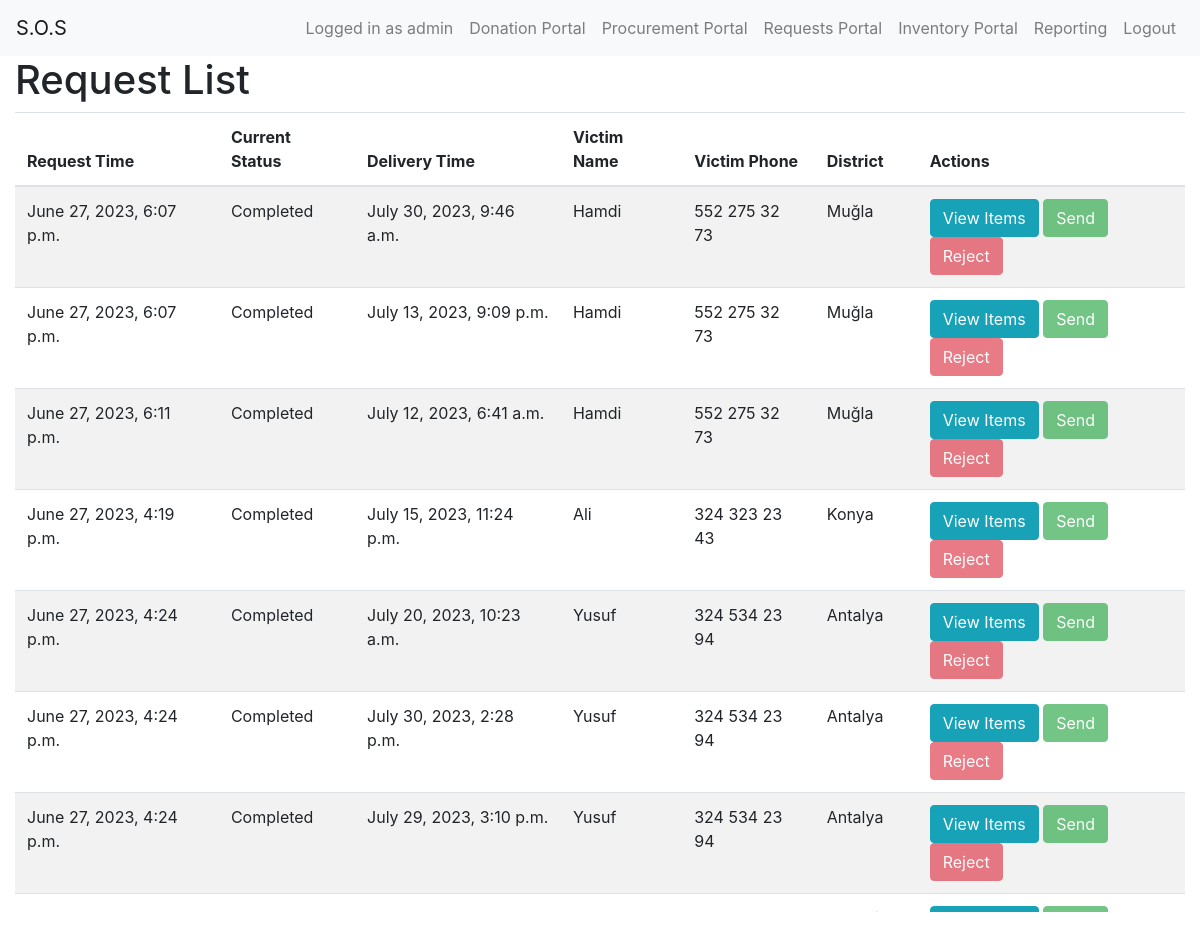
The page /request_admin/ (signed in) on the database its author committed.
### myapp/models.py (models this page shows, shortened)
class Request(models.Model):
    RequestTime = models.DateTimeField()
    CurrentStatus = models.CharField(max_length=45)
    DeliveryTime = models.DateTimeField(null=True)
    Victim_RequesterID = models.ForeignKey(Victim, on_delete=models.CASCADE)

class Victim(models.Model):
    Name = models.CharField(max_length=225)
    Surname = models.CharField(max_length=225)
    Address = models.CharField(max_length=225)
    PhoneNumber = models.CharField(max_length=45)
    District_DistrictID = models.ForeignKey(District, on_delete=models.CASCADE)

class District(models.Model):
    DistrictName = models.CharField(max_length=45)
    Coordination = models.CharField(max_length=45)
    Population = models.IntegerField()

### myapp/views.py (the view)
# urls.py: path('request_admin/', views.request_admin, name='request_admin'),
def request_admin(request):
    requests = Request.objects.all()
    return render(request, 'request_admin.html', {'requests': requests})

### myapp/templates/request_admin.html (shortened to what this page needs)
<!DOCTYPE html>
<html>
<head>
  <link rel="stylesheet" href="https://stackpath.bootstrapcdn.com/bootstrap/4.3.1/css/bootstrap.min.css">
</head>
<body>
  {% include 'navbar.html' %}
  <div class="container">
    <h1>Request List</h1>
    <div class="scrollable-table">
      <table class="table table-striped">
        <thead>
          <tr>
            <th>Request Time</th>
            <th>Current Status</th>
            <th>Delivery Time</th>
            <th>Victim Name</th>
            <th>Victim Phone</th>
            <th>District</th>
            <th>Actions</th>
          </tr>
        </thead>
        <tbody>
          {% for request in requests %}
            <tr data-request-id="{{ request.id }}">
              <td>{{ request.RequestTime }}</td>
              <td>{{ request.CurrentStatus }}</td>
              <td>{{ request.DeliveryTime }}</td>
              <td>{{ request.Victim_RequesterID.Name }}</td>
              <td>{{ request.Victim_RequesterID.PhoneNumber }}</td>
              <td>{{ request.Victim_RequesterID.District_DistrictID.DistrictName }}</td>
              <td>
                <button class="btn btn-info" onclick="showRequestDetails('{{ request.id }}')">View Items</button>
                  <button class="btn btn-success send-btn" onclick="sendRequest('{{ request.id }}')">Send</button>
                <button class="btn btn-danger delete-btn" onclick="deleteRequest({{ request.pk }})">Reject</button>
              </td>
            </tr>
          {% endfor %}
        </tbody>
      </table>
    </div>
  </div>
</body>
</html>

### myapp/templates/navbar.html (shortened to what this page needs)
<nav class="navbar navbar-expand-lg navbar-light bg-light">
  <a class="navbar-brand" href="{% url 'main' %}">S.O.S</a>
  <div class="collapse navbar-collapse" id="navbarNav">
    <ul class="navbar-nav ml-auto">
      {% if user.is_authenticated %}
        <li class="nav-item">
                    <span class="nav-link">Logged in as {{ user.username}}</span>
        </li>
          {% if user.is_staff %}
              <li class="nav-item">
              <a class="nav-link" href="{% url 'donation_admin' %}">Donation Portal</a>
            </li>
              <li class="nav-item">
              <a class="nav-link" href="{% url 'procurement_admin' %}">Procurement Portal</a>
            </li>
              <li class="nav-item">
              <a class="nav-link" href="{% url 'request_admin' %}">Requests Portal</a>
            </li>
              <li class="nav-item">
              <a class="nav-link" href="{% url 'inventory_admin' %}">Inventory Portal</a>
            </li>
              <li class="nav-item">
              <a class="nav-link" href="{% url 'reporting_admin' %}">Reporting</a>
            </li>
            <li class="nav-item">
              <a class="nav-link logout-link" href="{% url 'logout' %}">Logout</a>
            </li>
          {% endif %}
      {% endif %}
    </ul>
  </div>
</nav>

### myapp/templates/request_admin.html (style rules this page uses)
.scrollable-table { max-height: 800px; overflow-y: auto; }
.container { max-width: 1200px; }

### rows shown on the page
Request: RequestTime "June 27, 2023, 6:07 p.m.", CurrentStatus "Completed", DeliveryTime "July 30, 2023, 9:46 a.m.", Victim_RequesterID.Name "Hamdi", Victim_RequesterID.PhoneNumber "552 275 32 73", Victim_RequesterID.District_DistrictID.DistrictName "Muğla"
Request: RequestTime "June 27, 2023, 6:07 p.m.", CurrentStatus "Completed", DeliveryTime "July 13, 2023, 9:09 p.m.", Victim_RequesterID.Name "Hamdi", Victim_RequesterID.PhoneNumber "552 275 32 73", Victim_RequesterID.District_DistrictID.DistrictName "Muğla"
Request: RequestTime "June 27, 2023, 6:11 p.m.", CurrentStatus "Completed", DeliveryTime "July 12, 2023, 6:41 a.m.", Victim_RequesterID.Name "Hamdi", Victim_RequesterID.PhoneNumber "552 275 32 73", Victim_RequesterID.District_DistrictID.DistrictName "Muğla"
Request: RequestTime "June 27, 2023, 4:19 p.m.", CurrentStatus "Completed", DeliveryTime "July 15, 2023, 11:24 p.m.", Victim_RequesterID.Name "Ali", Victim_RequesterID.PhoneNumber "324 323 23 43", Victim_RequesterID.District_DistrictID.DistrictName "Konya"
Request: RequestTime "June 27, 2023, 4:24 p.m.", CurrentStatus "Completed", DeliveryTime "July 20, 2023, 10:23 a.m.", Victim_RequesterID.Name "Yusuf", Victim_RequesterID.PhoneNumber "324 534 23 94", Victim_RequesterID.District_DistrictID.DistrictName "Antalya"
Request: RequestTime "June 27, 2023, 4:24 p.m.", CurrentStatus "Completed", DeliveryTime "July 30, 2023, 2:28 p.m.", Victim_RequesterID.Name "Yusuf", Victim_RequesterID.PhoneNumber "324 534 23 94", Victim_RequesterID.District_DistrictID.DistrictName "Antalya"
Request: RequestTime "June 27, 2023, 4:24 p.m.", CurrentStatus "Completed", DeliveryTime "July 29, 2023, 3:10 p.m.", Victim_RequesterID.Name "Yusuf", Victim_RequesterID.PhoneNumber "324 534 23 94", Victim_RequesterID.District_DistrictID.DistrictName "Antalya"

### other values the page prints
{{ user.username }} "admin"
